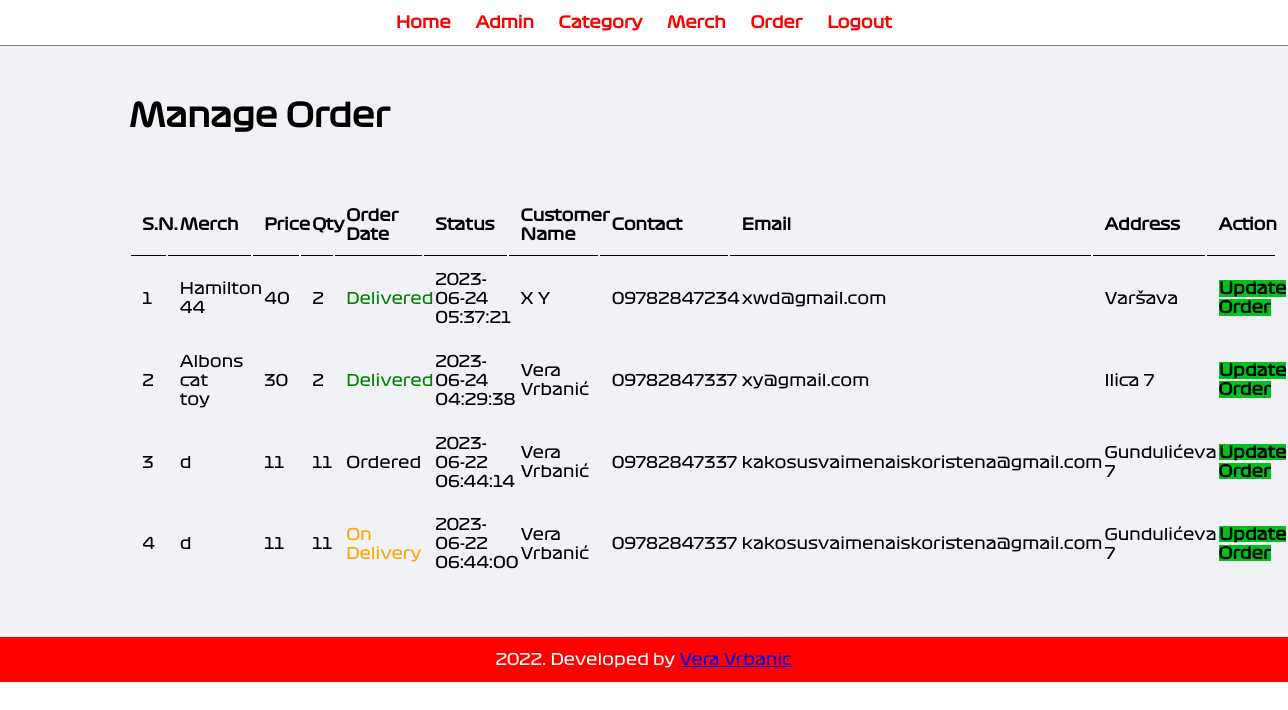
Page /admin/manage-order.php (signed in) on the committed database.
### tables this page shows
CREATE TABLE `tbl_order` (
  `id` int(10) UNSIGNED NOT NULL,
  `merch` varchar(255) DEFAULT NULL,
  `price` decimal(10,0) NOT NULL,
  `qty` int(11) NOT NULL,
  `total` decimal(10,0) NOT NULL,
  `order_date` datetime NOT NULL,
  `status` varchar(50) NOT NULL,
  `customer_name` varchar(150) NOT NULL,
  `customer_contact` varchar(20) NOT NULL,
  `customer_email` varchar(150) NOT NULL,
  `customer_address` varchar(255) NOT NULL
);

### admin/manage-order.php (the view, shortened to what this page needs)
<?php include('partials/menu.php'); ?>
            <div class="main">
            <div class="wrapper">
    	        <h1> Manage Order </h1>
                <br><br><br>
                <table class="tbl-full">
                    <tr>
                        <th>S.N.</th>
                        <th>Merch</th>
                        <th>Price</th>
                        <th>Qty</th>
                        <th>Order Date</th>
                        <th>Status</th>
                        <th>Customer Name</th>
                        <th>Contact</th>
                        <th>Email</th>
                        <th>Address</th>
                        <th>Action</th>
                    </tr>
                    <?php
                        $sql = "SELECT * FROM tbl_order ORDER BY id DESC";
                        $res  = mysqli_query($conn, $sql);
                        $count = mysqli_num_rows($res);
                        $sn = 1;
                        if($count > 0){
                            while($row=mysqli_fetch_assoc($res))
                            {
                                $id = $row['id'];
                                $merch = $row['merch'];
                                $price = $row['price'];
                                $qty = $row['qty'];
                                $order_date = $row['order_date'];
                                $status = $row['status'];
                                $customer_name = $row['customer_name'];
                                $customer_contact = $row['customer_contact'];
                                $customer_email = $row['customer_email'];
                                $customer_address = $row['customer_address'];
                            ?>
                            <tr>
                                <td><?php echo $sn++ ?></td>
                                <td><?php echo $merch ?></td>
                                <td><?php echo $price ?></td>
                                <td><?php echo $qty ?></td>
                                <td>
                                    <?php
                                        if($status == "Ordered"){
                                            echo "<label>$status</label>";
                                        }
                                        elseif($status == "On Delivery"){
                                            echo "<label style='color: orange;'>$status</label>";
                                        }
                                        elseif($status == "Delivered"){
                                            echo "<label style='color: green;'>$status</label>";
                                        }
                                        else{
                                            echo "<label style='color: red;'>$status</label>";
                                        }
                                     ?>
                                </td>
                                <td><?php echo  $order_date ?></td>
                                <td><?php echo $customer_name ?></td>
                                <td><?php echo $customer_contact ?></td>
                                <td><?php echo $customer_email ?></td>
                                <td><?php echo $customer_address ?></td>
                                <td>
                                    <a href="<?php echo SITEURL; ?>admin/update-order.php?id=<?php echo $id ?>" class="btn-secondary">Update Order</a>
                                </td>
                            </tr>
                            <?php
                            }
                        }else{
                            echo "<td><td colspan='12' class='error'>Orders not Avaliable</td><tr>";
                        }
                        ?>
                </table>
            </div>
        </div>
<?php include('partials/footer.php'); ?>

### css/admin.css (style rules this page uses)
* { margin: 0; padding: 0; font-family: formula-font; }
.wrapper { padding: 1%; width: 80%; margin: 0 auto; }
.tbl-full { width: 100%; }
table tr th { border-bottom: 1px solid black; padding: 1%; text-align: left; }
table tr td { padding:1%; }
.btn-secondary { background-color: #00c21d; padding: 1%; color:white; text-decoration: none; font-weight: bold; color:black; }
.main { background-color: #f1f2f6; padding: 3% 0; }

### rows in the picture
tbl_order: merch "Hamilton 44", price "40", qty "2", status "Delivered", order_date "2023-06-24 05:37:21", customer_name "X Y", customer_contact "09782847234", customer_email "xwd@gmail.com", customer_address "Varšava"
tbl_order: merch "Albons cat toy", price "30", qty "2", status "Delivered", order_date "2023-06-24 04:29:38", customer_name "Vera Vrbanić", customer_contact "09782847337", customer_email "xy@gmail.com", customer_address "Ilica 7"
tbl_order: merch "d", price "11", qty "11", status "Ordered", order_date "2023-06-22 06:44:14", customer_name "Vera Vrbanić", customer_contact "09782847337", customer_email "kakosusvaimenaiskoristena@gmail.com", customer_address "Gundulićeva 7"
tbl_order: merch "d", price "11", qty "11", status "On Delivery", order_date "2023-06-22 06:44:00", customer_name "Vera Vrbanić", customer_contact "09782847337", customer_email "kakosusvaimenaiskoristena@gmail.com", customer_address "Gundulićeva 7"
